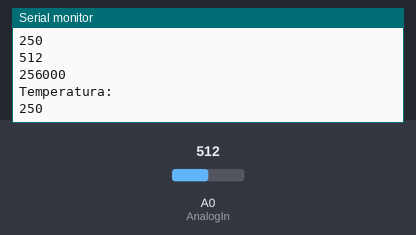
Simulated run of this sketch. Board: Arduino Uno, built with avr-gcc and run on an emulated ATmega328P. Parts: the last lines printed to the serial monitor. The test bench sets the inputs (shaded band); at power-on: A0 (AnalogIn) = 512.

Above: at 1.8 s.
1.9 s: A0 (AnalogIn) set to 716
At 2.8 s:
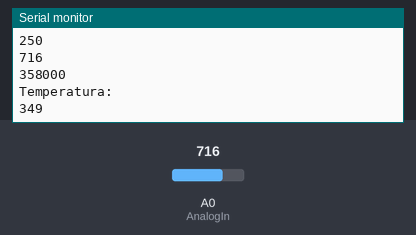
3.4 s: A0 (AnalogIn) set to 900
At 4.7 s:
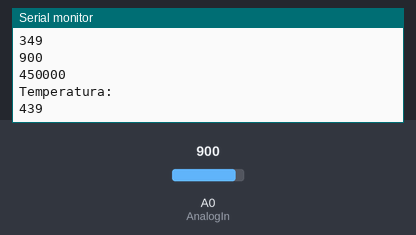
Timing chart, 0 to 6.4 s (numbered marks = the images above; inputs shaded):
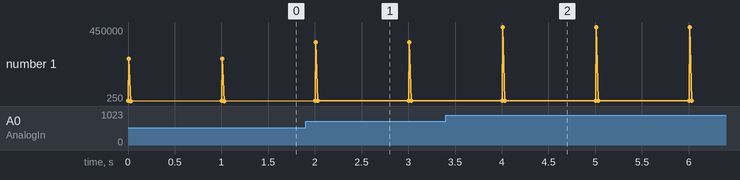

Measured:
- after the input at 1.9 s, the serial monitor: prints a new line after 0.10 s (image 1)
- after the input at 3.4 s, the serial monitor: prints a new line after 0.60 s (image 2)
- plotted number 1: 250 → 349 after the input at 1.9 s, 349 → 439 after the input at 3.4 s

The sketch:

Sensor2Temperatura.ino
```cpp
//Lectura de temperatura puerto serial
int AnalogIn=0;
long val= 0;
long op1;
long Temp;

void setup() {
  // put your setup code here, to run once:
  Serial.begin(9600);

}

void loop() {
  // put your main code here, to run repeatedly:
  val=analogRead(AnalogIn);
  Serial.println(val);
  op1=val*500;
  Serial.println(op1);
  Temp=op1/1023;
  Serial.println("Temperatura: ");
  Serial.println(Temp);
  delay(1000);


}
```
